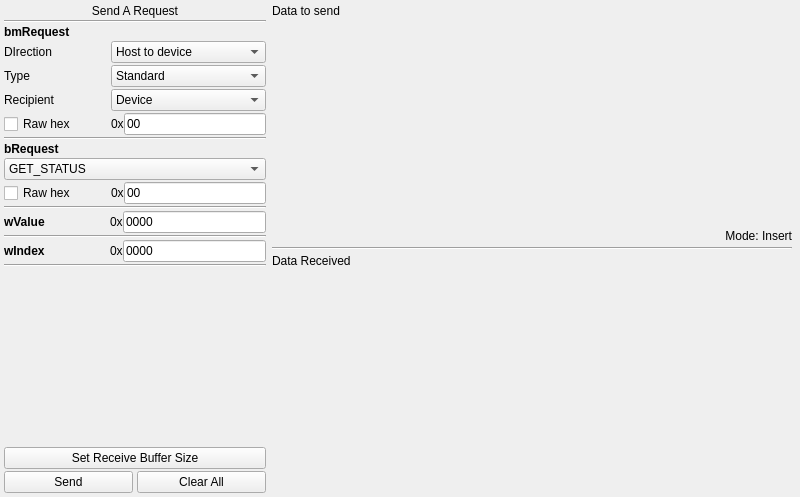
<?xml version="1.0" encoding="UTF-8"?>
<ui version="4.0">
 <class>ControlTransferWidget</class>
 <widget class="QWidget" name="ControlTransferWidget">
  <property name="geometry">
   <rect>
    <x>0</x>
    <y>0</y>
    <width>800</width>
    <height>497</height>
   </rect>
  </property>
  <property name="windowTitle">
   <string notr="true"/>
  </property>
  <layout class="QHBoxLayout" name="horizontalLayout_5" stretch="1,2">
   <property name="leftMargin">
    <number>4</number>
   </property>
   <property name="topMargin">
    <number>4</number>
   </property>
   <property name="rightMargin">
    <number>4</number>
   </property>
   <property name="bottomMargin">
    <number>4</number>
   </property>
   <item>
    <layout class="QVBoxLayout" name="verticalLayout_4">
     <property name="spacing">
      <number>2</number>
     </property>
     <item>
      <widget class="QLabel" name="labelTitle">
       <property name="text">
        <string>Send A Request</string>
       </property>
       <property name="alignment">
        <set>Qt::AlignCenter</set>
       </property>
      </widget>
     </item>
     <item>
      <widget class="Line" name="line">
       <property name="orientation">
        <enum>Qt::Horizontal</enum>
       </property>
      </widget>
     </item>
     <item>
      <layout class="QVBoxLayout" name="verticalLayout_2">
       <item>
        <widget class="QLabel" name="labelBmRequest">
         <property name="font">
          <font>
           <bold>true</bold>
          </font>
         </property>
         <property name="text">
          <string notr="true">bmRequest</string>
         </property>
         <property name="alignment">
          <set>Qt::AlignLeading|Qt::AlignLeft|Qt::AlignVCenter</set>
         </property>
        </widget>
       </item>
       <item>
        <layout class="QGridLayout" name="gridLayout" columnstretch="2,3">
         <property name="horizontalSpacing">
          <number>4</number>
         </property>
         <property name="verticalSpacing">
          <number>2</number>
         </property>
         <item row="0" column="0">
          <widget class="QLabel" name="labelDirection">
           <property name="text">
            <string>DIrection</string>
           </property>
          </widget>
         </item>
         <item row="0" column="1">
          <widget class="QComboBox" name="comboBoxDirection">
           <item>
            <property name="text">
             <string>Host to device</string>
            </property>
           </item>
           <item>
            <property name="text">
             <string>Device to host</string>
            </property>
           </item>
          </widget>
         </item>
         <item row="1" column="0">
          <widget class="QLabel" name="labelType">
           <property name="text">
            <string>Type</string>
           </property>
          </widget>
         </item>
         <item row="1" column="1">
          <widget class="QComboBox" name="comboBoxType">
           <item>
            <property name="text">
             <string>Standard</string>
            </property>
           </item>
           <item>
            <property name="text">
             <string>Class</string>
            </property>
           </item>
           <item>
            <property name="text">
             <string>Vendor</string>
            </property>
           </item>
          </widget>
         </item>
         <item row="2" column="0">
          <widget class="QLabel" name="labelRecipient">
           <property name="text">
            <string>Recipient</string>
           </property>
          </widget>
         </item>
         <item row="2" column="1">
          <widget class="QComboBox" name="comboBoxRecipient">
           <item>
            <property name="text">
             <string>Device</string>
            </property>
           </item>
           <item>
            <property name="text">
             <string>Interface</string>
            </property>
           </item>
           <item>
            <property name="text">
             <string>Endpoint</string>
            </property>
           </item>
           <item>
            <property name="text">
             <string>Other</string>
            </property>
           </item>
          </widget>
         </item>
         <item row="3" column="0">
          <widget class="QCheckBox" name="checkBoxBmRequestRawHex">
           <property name="text">
            <string>Raw hex</string>
           </property>
          </widget>
         </item>
         <item row="3" column="1">
          <layout class="QHBoxLayout" name="horizontalLayoutBmRequest">
           <property name="spacing">
            <number>0</number>
           </property>
           <item>
            <widget class="QLabel" name="labelBmRequest0x">
             <property name="text">
              <string notr="true">0x</string>
             </property>
            </widget>
           </item>
           <item>
            <widget class="QLineEdit" name="lineEditBmRequestRawHex">
             <property name="text">
              <string notr="true">00</string>
             </property>
             <property name="maxLength">
              <number>2</number>
             </property>
             <property name="readOnly">
              <bool>true</bool>
             </property>
            </widget>
           </item>
          </layout>
         </item>
        </layout>
       </item>
      </layout>
     </item>
     <item>
      <widget class="Line" name="line_2">
       <property name="orientation">
        <enum>Qt::Horizontal</enum>
       </property>
      </widget>
     </item>
     <item>
      <layout class="QVBoxLayout" name="verticalLayout_3">
       <item>
        <widget class="QLabel" name="labelBRequest">
         <property name="font">
          <font>
           <bold>true</bold>
          </font>
         </property>
         <property name="text">
          <string notr="true">bRequest</string>
         </property>
         <property name="alignment">
          <set>Qt::AlignLeading|Qt::AlignLeft|Qt::AlignVCenter</set>
         </property>
        </widget>
       </item>
       <item>
        <layout class="QVBoxLayout" name="verticalLayout">
         <property name="spacing">
          <number>2</number>
         </property>
         <item>
          <widget class="QComboBox" name="comboBoxBRequest">
           <property name="currentText">
            <string notr="true">GET_STATUS</string>
           </property>
           <item>
            <property name="text">
             <string notr="true">GET_STATUS</string>
            </property>
           </item>
           <item>
            <property name="text">
             <string notr="true">CLEAR_FEATURE</string>
            </property>
           </item>
           <item>
            <property name="text">
             <string notr="true">SET_FEATURE</string>
            </property>
           </item>
           <item>
            <property name="text">
             <string notr="true">SET_ADDRESS</string>
            </property>
           </item>
           <item>
            <property name="text">
             <string notr="true">GET_DESCRIPTOR</string>
            </property>
           </item>
           <item>
            <property name="text">
             <string notr="true">SET_DESCRIPTOR</string>
            </property>
           </item>
           <item>
            <property name="text">
             <string notr="true">GET_CONFIGURATION</string>
            </property>
           </item>
           <item>
            <property name="text">
             <string notr="true">SET_CONFIGURATION</string>
            </property>
           </item>
           <item>
            <property name="text">
             <string notr="true">GET_INTERFACE</string>
            </property>
           </item>
           <item>
            <property name="text">
             <string notr="true">SET_INTERFACE</string>
            </property>
           </item>
           <item>
            <property name="text">
             <string notr="true">SYNCH_FRAME</string>
            </property>
           </item>
           <item>
            <property name="text">
             <string notr="true">SET_ENCRYPTION</string>
            </property>
           </item>
           <item>
            <property name="text">
             <string notr="true">GET_ENCRYPTION</string>
            </property>
           </item>
           <item>
            <property name="text">
             <string notr="true">SET_HANDSHAKE</string>
            </property>
           </item>
           <item>
            <property name="text">
             <string notr="true">GET_HANDSHAKE</string>
            </property>
           </item>
           <item>
            <property name="text">
             <string notr="true">SET_CONNECTION</string>
            </property>
           </item>
           <item>
            <property name="text">
             <string notr="true">SET_SECURITY_DATA</string>
            </property>
           </item>
           <item>
            <property name="text">
             <string notr="true">GET_SECURITY_DATA</string>
            </property>
           </item>
           <item>
            <property name="text">
             <string notr="true">SET_WUSB_DATA</string>
            </property>
           </item>
           <item>
            <property name="text">
             <string notr="true">LOOPBACK_DATA_WRITE</string>
            </property>
           </item>
           <item>
            <property name="text">
             <string notr="true">LOOPBACK_DATA_READ</string>
            </property>
           </item>
           <item>
            <property name="text">
             <string notr="true">SET_INTERFACE_DS</string>
            </property>
           </item>
           <item>
            <property name="text">
             <string notr="true">SET_SEL</string>
            </property>
           </item>
           <item>
            <property name="text">
             <string notr="true">SET_ISOCH_DELAY</string>
            </property>
           </item>
          </widget>
         </item>
         <item>
          <layout class="QHBoxLayout" name="horizontalLayout" stretch="2,3">
           <property name="spacing">
            <number>4</number>
           </property>
           <item>
            <widget class="QCheckBox" name="checkBoxBRequestRawHex">
             <property name="text">
              <string>Raw hex</string>
             </property>
            </widget>
           </item>
           <item>
            <layout class="QHBoxLayout" name="horizontalLayoutBRequest">
             <property name="spacing">
              <number>0</number>
             </property>
             <item>
              <widget class="QLabel" name="labelBRequest0x">
               <property name="text">
                <string notr="true">0x</string>
               </property>
              </widget>
             </item>
             <item>
              <widget class="QLineEdit" name="lineEditBRequestRawHex">
               <property name="text">
                <string notr="true">00</string>
               </property>
               <property name="maxLength">
                <number>2</number>
               </property>
               <property name="readOnly">
                <bool>true</bool>
               </property>
              </widget>
             </item>
            </layout>
           </item>
          </layout>
         </item>
        </layout>
       </item>
      </layout>
     </item>
     <item>
      <widget class="Line" name="line_3">
       <property name="orientation">
        <enum>Qt::Horizontal</enum>
       </property>
      </widget>
     </item>
     <item>
      <layout class="QHBoxLayout" name="horizontalLayout_2" stretch="2,3">
       <property name="spacing">
        <number>2</number>
       </property>
       <item>
        <widget class="QLabel" name="labelWValve">
         <property name="font">
          <font>
           <bold>true</bold>
          </font>
         </property>
         <property name="text">
          <string notr="true">wValue</string>
         </property>
         <property name="alignment">
          <set>Qt::AlignLeading|Qt::AlignLeft|Qt::AlignVCenter</set>
         </property>
        </widget>
       </item>
       <item>
        <layout class="QHBoxLayout" name="horizontalLayoutWValue">
         <property name="spacing">
          <number>0</number>
         </property>
         <item>
          <widget class="QLabel" name="labelWValue0x">
           <property name="text">
            <string notr="true">0x</string>
           </property>
          </widget>
         </item>
         <item>
          <widget class="QLineEdit" name="lineEditWValueRawHex">
           <property name="text">
            <string notr="true">0000</string>
           </property>
           <property name="maxLength">
            <number>4</number>
           </property>
           <property name="readOnly">
            <bool>false</bool>
           </property>
          </widget>
         </item>
        </layout>
       </item>
      </layout>
     </item>
     <item>
      <widget class="Line" name="line_4">
       <property name="orientation">
        <enum>Qt::Horizontal</enum>
       </property>
      </widget>
     </item>
     <item>
      <layout class="QHBoxLayout" name="horizontalLayout_3" stretch="2,3">
       <property name="spacing">
        <number>2</number>
       </property>
       <item>
        <widget class="QLabel" name="labelWIndex">
         <property name="font">
          <font>
           <bold>true</bold>
          </font>
         </property>
         <property name="text">
          <string notr="true">wIndex</string>
         </property>
        </widget>
       </item>
       <item>
        <layout class="QHBoxLayout" name="horizontalLayoutWIndex">
         <property name="spacing">
          <number>0</number>
         </property>
         <item>
          <widget class="QLabel" name="labelWIndex0x">
           <property name="text">
            <string notr="true">0x</string>
           </property>
          </widget>
         </item>
         <item>
          <widget class="QLineEdit" name="lineEditWIndexRawHex">
           <property name="text">
            <string notr="true">0000</string>
           </property>
           <property name="maxLength">
            <number>4</number>
           </property>
           <property name="readOnly">
            <bool>false</bool>
           </property>
          </widget>
         </item>
        </layout>
       </item>
      </layout>
     </item>
     <item>
      <widget class="Line" name="line_5">
       <property name="orientation">
        <enum>Qt::Horizontal</enum>
       </property>
      </widget>
     </item>
     <item>
      <spacer name="verticalSpacer">
       <property name="orientation">
        <enum>Qt::Vertical</enum>
       </property>
       <property name="sizeHint" stdset="0">
        <size>
         <width>20</width>
         <height>40</height>
        </size>
       </property>
      </spacer>
     </item>
     <item>
      <widget class="QPushButton" name="pushButtonSetBufferSize">
       <property name="text">
        <string>Set Receive Buffer Size</string>
       </property>
      </widget>
     </item>
     <item>
      <layout class="QHBoxLayout" name="horizontalLayout_4">
       <property name="spacing">
        <number>4</number>
       </property>
       <item>
        <widget class="QPushButton" name="pushButtonSend">
         <property name="text">
          <string>Send</string>
         </property>
        </widget>
       </item>
       <item>
        <widget class="QPushButton" name="pushButtonClearAll">
         <property name="text">
          <string>Clear All</string>
         </property>
        </widget>
       </item>
      </layout>
     </item>
    </layout>
   </item>
   <item>
    <layout class="QVBoxLayout" name="verticalLayout_7">
     <property name="spacing">
      <number>4</number>
     </property>
     <property name="rightMargin">
      <number>4</number>
     </property>
     <item>
      <layout class="QVBoxLayout" name="verticalLayoutSend">
       <property name="spacing">
        <number>2</number>
       </property>
       <item>
        <widget class="QLabel" name="labelDataSend">
         <property name="text">
          <string>Data to send</string>
         </property>
        </widget>
       </item>
       <item>
        <widget class="QWidget" name="hexEditPlaceHolderSend" native="true">
         <property name="sizePolicy">
          <sizepolicy hsizetype="Preferred" vsizetype="Expanding">
           <horstretch>0</horstretch>
           <verstretch>0</verstretch>
          </sizepolicy>
         </property>
        </widget>
       </item>
       <item>
        <widget class="QLabel" name="labelInsertOverwrite">
         <property name="text">
          <string>Mode: Insert</string>
         </property>
         <property name="alignment">
          <set>Qt::AlignRight|Qt::AlignTrailing|Qt::AlignVCenter</set>
         </property>
        </widget>
       </item>
      </layout>
     </item>
     <item>
      <widget class="Line" name="line_6">
       <property name="orientation">
        <enum>Qt::Horizontal</enum>
       </property>
      </widget>
     </item>
     <item>
      <layout class="QVBoxLayout" name="verticalLayoutReceive">
       <property name="spacing">
        <number>2</number>
       </property>
       <item>
        <widget class="QLabel" name="label">
         <property name="text">
          <string>Data Received</string>
         </property>
        </widget>
       </item>
       <item>
        <widget class="QWidget" name="hexEditPlaceHolderReceive" native="true">
         <property name="sizePolicy">
          <sizepolicy hsizetype="Preferred" vsizetype="Expanding">
           <horstretch>0</horstretch>
           <verstretch>0</verstretch>
          </sizepolicy>
         </property>
        </widget>
       </item>
      </layout>
     </item>
    </layout>
   </item>
  </layout>
 </widget>
 <resources/>
 <connections/>
</ui>
